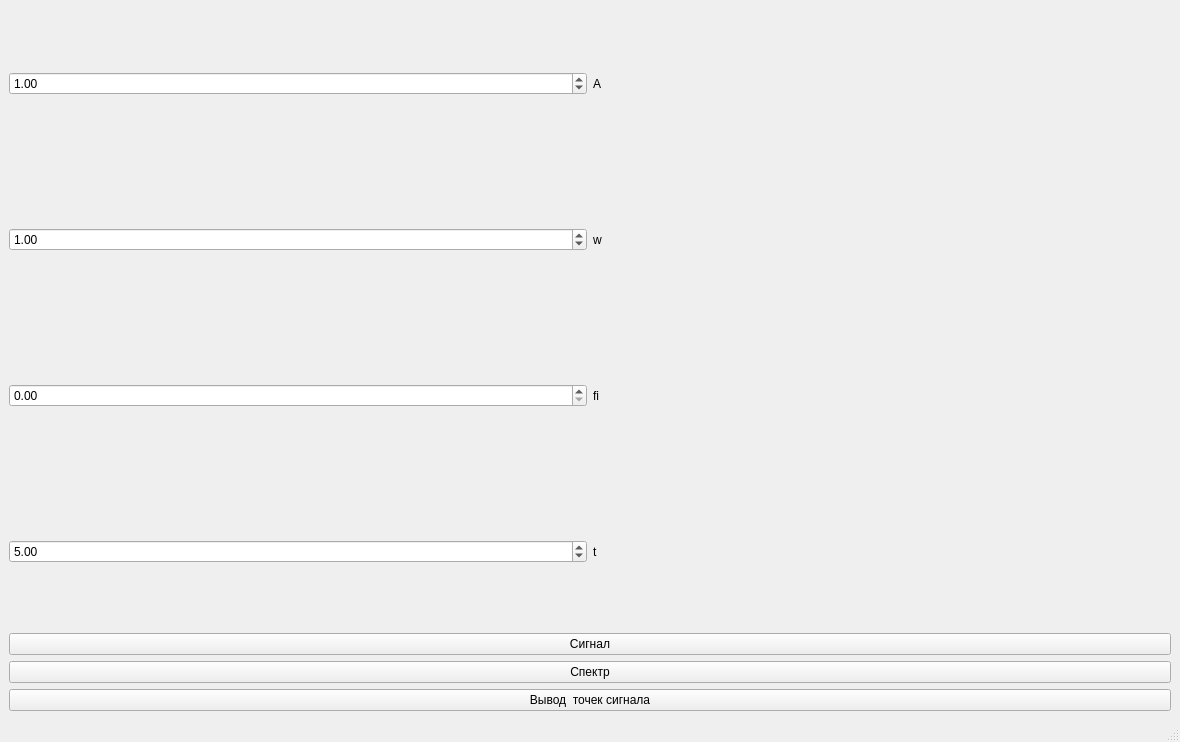
<?xml version="1.0" encoding="UTF-8"?>
<ui version="4.0">
 <class>MainWindow</class>
 <widget class="QMainWindow" name="MainWindow">
  <property name="geometry">
   <rect>
    <x>0</x>
    <y>0</y>
    <width>1180</width>
    <height>742</height>
   </rect>
  </property>
  <property name="windowTitle">
   <string>MainWindow</string>
  </property>
  <widget class="QWidget" name="centralwidget">
   <layout class="QVBoxLayout" name="verticalLayout">
    <item>
     <layout class="QHBoxLayout" name="horizontalLayout">
      <item>
       <widget class="QDoubleSpinBox" name="doubleSpinBox_2">
        <property name="value">
         <double>1.000000000000000</double>
        </property>
       </widget>
      </item>
      <item>
       <widget class="QLabel" name="label">
        <property name="text">
         <string>A</string>
        </property>
       </widget>
      </item>
     </layout>
    </item>
    <item>
     <layout class="QHBoxLayout" name="horizontalLayout_3">
      <item>
       <widget class="QDoubleSpinBox" name="doubleSpinBox_3">
        <property name="value">
         <double>1.000000000000000</double>
        </property>
       </widget>
      </item>
      <item>
       <widget class="QLabel" name="label_3">
        <property name="text">
         <string>w</string>
        </property>
       </widget>
      </item>
     </layout>
    </item>
    <item>
     <layout class="QHBoxLayout" name="horizontalLayout_4">
      <item>
       <widget class="QDoubleSpinBox" name="doubleSpinBox_4">
        <property name="value">
         <double>0.000000000000000</double>
        </property>
       </widget>
      </item>
      <item>
       <widget class="QLabel" name="label_4">
        <property name="text">
         <string>fi</string>
        </property>
       </widget>
      </item>
     </layout>
    </item>
    <item>
     <layout class="QHBoxLayout" name="horizontalLayout_2">
      <item>
       <widget class="QDoubleSpinBox" name="doubleSpinBox">
        <property name="value">
         <double>5.000000000000000</double>
        </property>
       </widget>
      </item>
      <item>
       <widget class="QLabel" name="label_2">
        <property name="text">
         <string>t</string>
        </property>
       </widget>
      </item>
     </layout>
    </item>
    <item>
     <widget class="QPushButton" name="pushButton">
      <property name="text">
       <string>Сигнал</string>
      </property>
     </widget>
    </item>
    <item>
     <widget class="QPushButton" name="pushButton_2">
      <property name="text">
       <string>Спектр</string>
      </property>
     </widget>
    </item>
    <item>
     <widget class="QPushButton" name="pushButton_3">
      <property name="text">
       <string>Вывод  точек сигнала</string>
      </property>
     </widget>
    </item>
   </layout>
  </widget>
  <widget class="QMenuBar" name="menubar">
   <property name="geometry">
    <rect>
     <x>0</x>
     <y>0</y>
     <width>1180</width>
     <height>21</height>
    </rect>
   </property>
  </widget>
  <widget class="QStatusBar" name="statusbar"/>
 </widget>
 <resources/>
 <connections/>
</ui>
